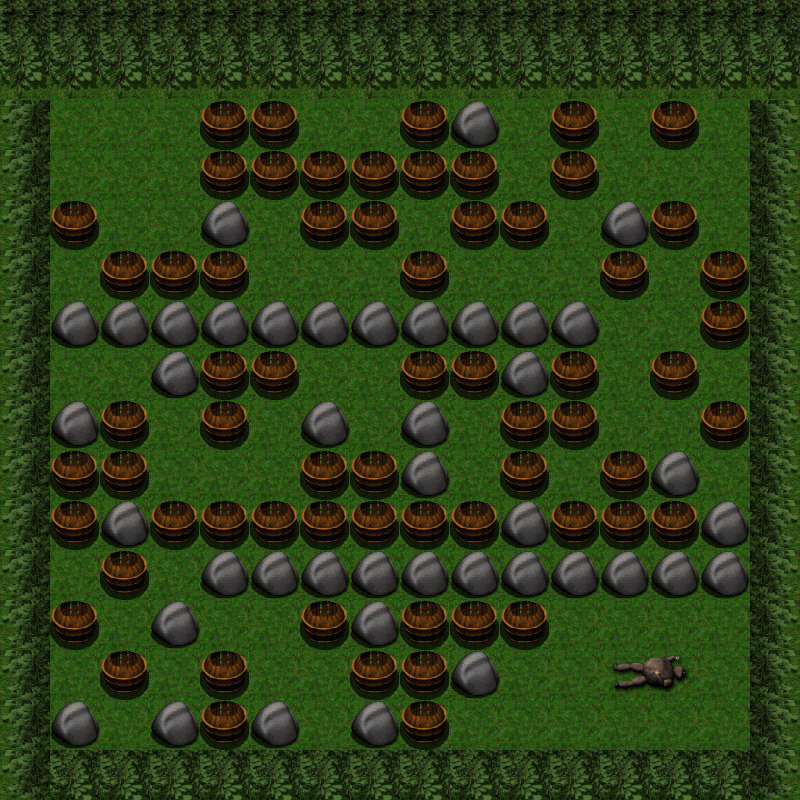

Tiled map render using the project's own tile images. Description and the map definition, with tile-layer contents summarised, below:
An orthogonal 16x16 tile map with 50x50 px tiles, 2 tile layers (background, graphics), 3 tilesets and 113 objects.

<map version="1.0" orientation="orthogonal" renderorder="right-down" width="16" height="16" tilewidth="50" tileheight="50" nextobjectid="115">
<properties>
  <property name="bonus1" value="1" />
  <property name="bonus2" value="2" />
  <property name="bonus3" value="3" />
  <property name="bonus4" value="4" />
  <property name="enemy1" type="int" value="1" />
  <property name="enemy2" type="int" value="2" />
  <property name="enemy3" type="int" value="5" />
  <property name="height" type="int" value="800" />
  <property name="main_tile_set" value="first_maps" />
  <property name="num_bonus1" type="int" value="15" />
  <property name="num_bonus2" type="int" value="15" />
  <property name="num_bonus3" type="int" value="8" />
  <property name="num_bonus4" type="int" value="8" />
  <property name="num_bonus_total" type="int" value="46" />
  <property name="num_enemies" type="int" value="3" />
  <property name="num_explodable_items" type="int" value="65" />
  <property name="num_types_bonus" type="int" value="4" />
  <property name="width" type="int" value="800" />
 </properties>
 <tileset firstgid="1" name="first_maps" tilewidth="50" tileheight="50" tilecount="80" columns="10">
  <image source="first_maps.png" width="500" height="400" />
 </tileset>
 <tileset firstgid="81" name="flames" tilewidth="50" tileheight="50" tilecount="50" columns="10">
  <image source="flames.png" width="512" height="256" />
 </tileset>
 <tileset firstgid="131" name="flamesNBomb" tilewidth="50" tileheight="50" tilecount="8" columns="8">
  <image source="flames/flamesNBomb.png" width="400" height="50" />
 </tileset>
 <layer name="background" width="16" height="16">
  <data>[256 cells, 256 non-empty, 1 distinct tile ids]</data>
 </layer>
 <layer name="graphics" width="16" height="16">
  <data>[256 cells, 256 non-empty, 10 distinct tile ids]</data>
 </layer>
 <objectgroup name="bushes_and_rocks">
  <object id="1" x="0" y="0" width="800" height="100" />
  <object id="2" x="750" y="100" width="50" height="700" />
  <object id="3" x="0" y="750" width="800" height="50" />
  <object id="4" x="0" y="100" width="50" height="650" />
  <object id="5" x="50" y="300" width="550" height="50" />
  <object id="6" x="450" y="100" width="50" height="50" />
  <object id="7" x="200" y="200" width="50" height="50" />
  <object id="8" x="600" y="200" width="50" height="50" />
  <object id="9" x="500" y="350" width="50" height="50" />
  <object id="10" x="400" y="450" width="50" height="50" />
  <object id="11" x="400" y="400" width="50" height="50" />
  <object id="12" x="300" y="400" width="50" height="50" />
  <object id="13" x="150" y="350" width="50" height="50" />
  <object id="14" x="50" y="400" width="50" height="50" />
  <object id="16" x="100" y="500" width="50" height="50" />
  <object id="17" x="200" y="550" width="550" height="50" />
  <object id="18" x="700" y="500" width="50" height="50" />
  <object id="19" x="650" y="450" width="50" height="50" />
  <object id="20" x="350" y="600" width="50" height="50" />
  <object id="21" x="350" y="700" width="50" height="50" />
  <object id="22" x="450" y="650" width="50" height="50" />
  <object id="23" x="250" y="700" width="50" height="50" />
  <object id="24" x="150" y="700" width="50" height="50" />
  <object id="25" x="150" y="600" width="50" height="50" />
  <object id="26" x="50" y="700" width="50" height="50" />
  <object id="27" x="600" y="650" width="100" height="50" />
  <object id="85" x="500" y="500" width="50" height="50" />
 </objectgroup>
 <objectgroup name="barrels">
  <object id="28" x="50" y="200" width="50" height="50" />
  <object id="29" x="100" y="250" width="50" height="50" />
  <object id="30" x="150" y="250" width="50" height="50" />
  <object id="31" x="200" y="250" width="50" height="50" />
  <object id="32" x="200" y="150" width="50" height="50" />
  <object id="33" x="200" y="100" width="50" height="50" />
  <object id="34" x="250" y="100" width="50" height="50" />
  <object id="35" x="250" y="150" width="50" height="50" />
  <object id="36" x="300" y="150" width="50" height="50" />
  <object id="37" x="300" y="200" width="50" height="50" />
  <object id="38" x="350" y="200" width="50" height="50" />
  <object id="39" x="350" y="150" width="50" height="50" />
  <object id="40" x="400" y="150" width="50" height="50" />
  <object id="41" x="400" y="100" width="50" height="50" />
  <object id="42" x="400" y="250" width="50" height="50" />
  <object id="43" x="450" y="200" width="50" height="50" />
  <object id="44" x="450" y="150" width="50" height="50" />
  <object id="45" x="500" y="200" width="50" height="50" />
  <object id="46" x="550" y="150" width="50" height="50" />
  <object id="47" x="550" y="100" width="50" height="50" />
  <object id="48" x="650" y="100" width="50" height="50" />
  <object id="49" x="650" y="200" width="50" height="50" />
  <object id="50" x="600" y="250" width="50" height="50" />
  <object id="51" x="700" y="250" width="50" height="50" />
  <object id="52" x="700" y="300" width="50" height="50" />
  <object id="53" x="650" y="350" width="50" height="50" />
  <object id="54" x="700" y="400" width="50" height="50" />
  <object id="55" x="400" y="600" width="50" height="50" />
  <object id="56" x="450" y="600" width="50" height="50" />
  <object id="57" x="500" y="600" width="50" height="50" />
  <object id="58" x="400" y="650" width="50" height="50" />
  <object id="59" x="400" y="700" width="50" height="50" />
  <object id="60" x="350" y="650" width="50" height="50" />
  <object id="61" x="300" y="600" width="50" height="50" />
  <object id="62" x="200" y="650" width="50" height="50" />
  <object id="63" x="200" y="700" width="50" height="50" />
  <object id="64" x="100" y="650" width="50" height="50" />
  <object id="65" x="50" y="600" width="50" height="50" />
  <object id="66" x="100" y="550" width="50" height="50" />
  <object id="67" x="50" y="500" width="50" height="50" />
  <object id="68" x="50" y="450" width="50" height="50" />
  <object id="69" x="100" y="450" width="50" height="50" />
  <object id="70" x="100" y="400" width="50" height="50" />
  <object id="71" x="200" y="400" width="50" height="50" />
  <object id="72" x="200" y="350" width="50" height="50" />
  <object id="73" x="250" y="350" width="50" height="50" />
  <object id="74" x="400" y="350" width="50" height="50" />
  <object id="75" x="450" y="350" width="50" height="50" />
  <object id="76" x="400" y="500" width="50" height="50" />
  <object id="77" x="450" y="500" width="50" height="50" />
  <object id="78" x="150" y="500" width="50" height="50" />
  <object id="79" x="200" y="500" width="50" height="50" />
  <object id="80" x="250" y="500" width="50" height="50" />
  <object id="81" x="300" y="500" width="50" height="50" />
  <object id="82" x="350" y="500" width="50" height="50" />
  <object id="83" x="350" y="450" width="50" height="50" />
  <object id="84" x="300" y="450" width="50" height="50" />
  <object id="92" x="550" y="500" width="50" height="50" />
  <object id="93" x="600" y="500" width="50" height="50" />
  <object id="94" x="650" y="500" width="50" height="50" />
  <object id="95" x="600" y="450" width="50" height="50" />
  <object id="96" x="500" y="450" width="50" height="50" />
  <object id="97" x="500" y="400" width="50" height="50" />
  <object id="98" x="550" y="400" width="50" height="50" />
  <object id="99" x="550" y="350" width="50" height="50" />
 </objectgroup>
 <objectgroup name="greyball">
  <object id="88" x="350" y="100" width="50" height="50" />
  <object id="89" x="400" y="200" width="50" height="50" />
  </objectgroup>
 <objectgroup name="slimer">
  <!-- 6 objects omitted --></objectgroup>
 <objectgroup name="Camada de Objectos 5" />
 <objectgroup name="Camada de Objectos 6" />
 <objectgroup name="clouder">
  <!-- 2 objects omitted --></objectgroup>
</map>
<!-- 19 of 113 objects omitted -->
